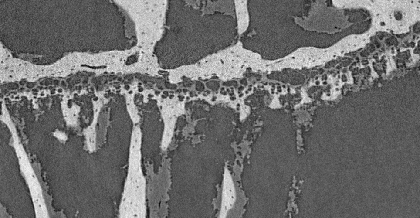
%> input picture Markov random fields/data/V12_10X_x502.png, 420 x 218 px, shrunk from 964 x 500 before the run
$ octave exercise315_bin_seg.m   (GNU Octave 9; MATLAB toolbox functions it lacks are replaced by stand-ins)
%> lines starting %> are read from the running program, lines starting %| are printed output that depends on the picture
%Exercise 3.1.5
clear all;
im = double(imread('data/V12_10X_x502.png'));
%> im: size 218x420 double; min 10064, max 57495, mean 30458.2; mean of the top-left, top-right, bottom-left and bottom-right quarters 31778.8, 32317.2, 30276.7, 27459.9
im = im / (2^16 - 1);
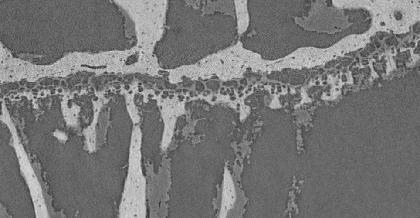
%> im: size 218x420 double; min 0.154, max 0.877, mean 0.465

colormap gray
histogram(im) %0.4 and 0.7
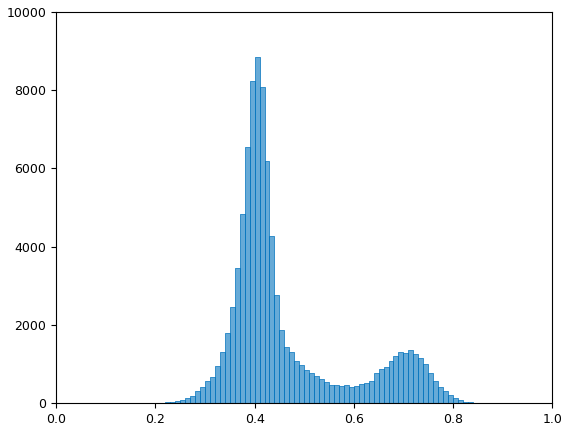
%> figure redrawn from the program's plot data; tallest bar 8849 high, from x = 0.4 to 0.41

addpath GraphCut

d = [179 174 182 162 175 165]; % heights (data)
mu = [0.4, 0.7]; % means of two classes
beta = 0.1; % weight of the prior term
w_s = (im(:)-mu(1)).^2; % source weightt
w_t = (im(:)-mu(2)).^2; % sink weights
N = numel(im); % number of graph nodes
%> N = 91560
indices = (1:N)'; % an index for each person

% terminal and internal edge matrix
E_terminal = [indices,[w_s,w_t]];

% Internal matrix construction
%> (the run ends here)

$ run again, with Markov random fields/data/V8_10X_x502.png copied over Markov random fields/data/V12_10X_x502.png
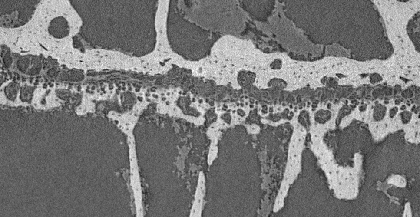
%> input picture Markov random fields/data/V8_10X_x502.png, 420 x 217 px, shrunk from 967 x 500 before the run
%> `im = im / (2^16 - 1);`:
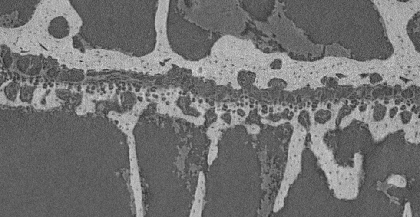
%> im: size 217x420 double; min 0.0788, max 0.857, mean 0.448
%> `histogram(im)`:
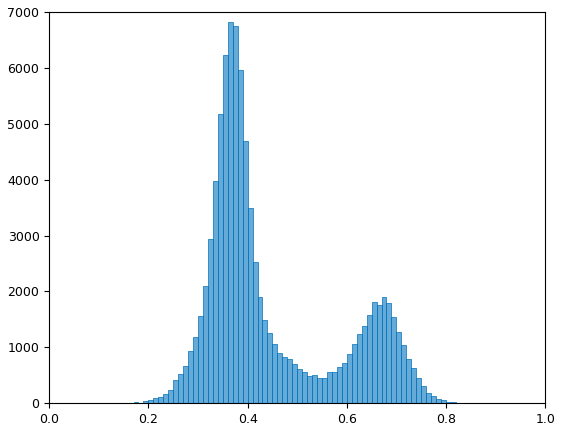
%> figure redrawn from the program's plot data; tallest bar 6829 high, from x = 0.36 to 0.37

$ run again, with Markov random fields/data/noisy_circles.png copied over Markov random fields/data/V12_10X_x502.png
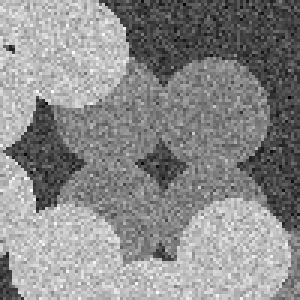
%> input picture Markov random fields/data/noisy_circles.png, 100 x 100 px (shown 3 times larger)
%> `histogram(im)`:
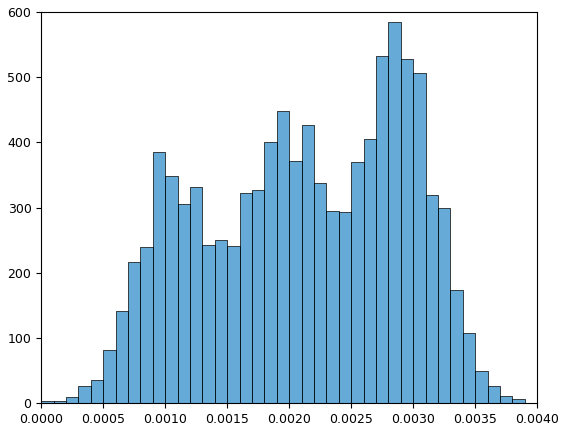
%> figure redrawn from the program's plot data; tallest bar 585 high, from x = 0.0028 to 0.0029
